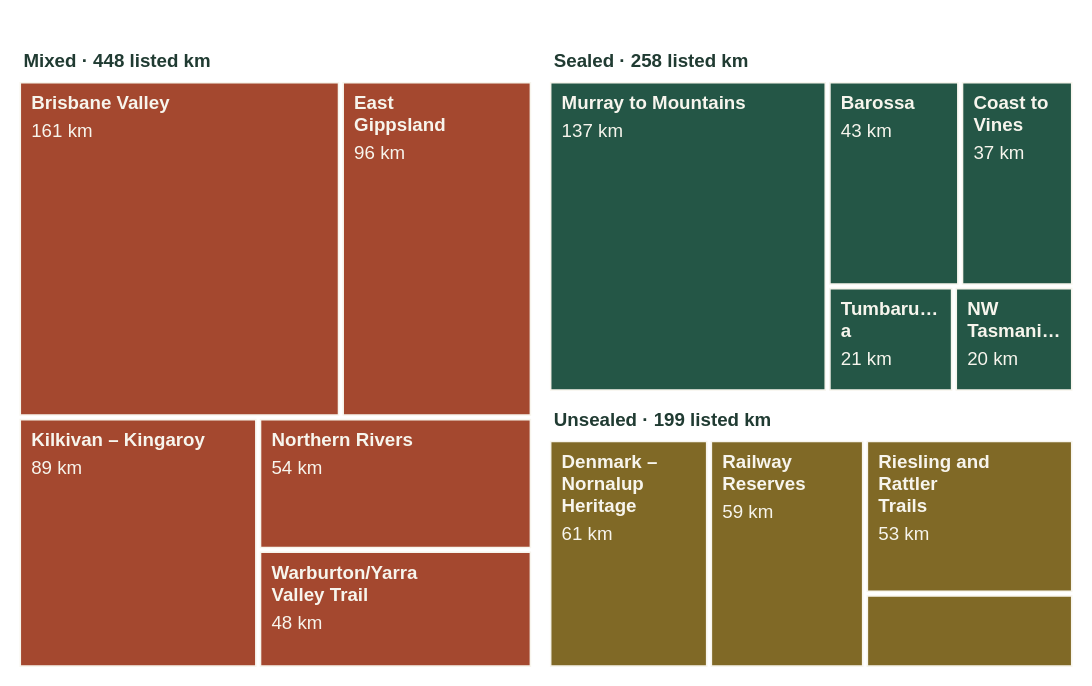

Vega-Lite specification stored for this chart:
### Vega specification from a JSON file in a GitHub repository (floating-point values rounded to 4 significant figures)
{"$schema": "https://vega.github.io/schema/vega/v5.json", "description": "Treemap of summed published listing lengths in the 14-trail selection; not unique network kilometres or a representative national total.", "width": 700, "height": 440, "padding": 3, "autosize": {"type": "fit", "contains": "padding", "resize": true}, "background": "transparent", "signals": [{"name": "highlight", "value": ""}], "data": [{"name": "tree", "values": [{"id": "root", "parent": null, "name": "Selection", "km": 0}, {"id": "Sealed", "parent": "root", "name": "Sealed", "km": 0, "listedKm": 258}, {"id": "Mixed", "parent": "root", "name": "Mixed", "km": 0, "listedKm": 448}, {"id": "Unsealed", "parent": "root", "name": "Unsealed", "km": 0, "listedKm": 199}, {"name": "Brisbane Valley Rail Trail", "state": "QLD", "km": 161, "surface": "Coarse gravel, Compacted earth, Fine gravel, Sealed", "lon": 152.7, "lat": -27.61, "url": "https://www.railtrails.org.au/trails/brisbane-valley-rail-trail/", "coordinate_note": "Source: embedded Rail Trails Australia trail map marker: Official start of the rail trail. Coordinates are a location pin; see source for formal trailhead and current route access.", "endpoints": "Wulkuraka to Yarraman", "status": "Trail Open", "accessed": "2026-10-15", "surface_group": "Mixed", "short_name": "Brisbane Valley", "id": "t0", "parent": "Mixed", "wide": ["Brisbane Valley"], "medium": ["Brisbane", "Valley"], "compact": ["Brisbane", "Valley"], "narrow": ["Brisba", "ne", "Valley"]}, {"name": "Coast to Vines Rail Trail", "state": "SA", "km": 37, "surface": "Sealed", "lon": 138.5, "lat": -35.05, "url": "https://www.railtrails.org.au/trails/coast-to-vines-rail-trail/", "coordinate_note": "Source: embedded Rail Trails Australia trail map marker: Start of Trail near Marino Rocks Railway Station. Coordinates are a location pin; see source for formal trailhead and current route access.", "endpoints": "Marino Rocks to Willunga", "status": "Trail Open", "accessed": "2026-10-15", "surface_group": "Sealed", "short_name": "Coast to Vines", "id": "t1", "parent": "Sealed", "wide": ["Coast to Vines"], "medium": ["Coast to", "Vines"], "compact": ["Coast to", "Vines"], "narrow": ["Coast", "to", "Vines"]}, {"name": "Denmark – Nornalup Heritage Rail Trail", "state": "WA", "km": 61, "surface": "Coarse gravel, Compacted earth, Fine gravel", "lon": 117.5, "lat": -34.96, "url": "https://www.railtrails.org.au/trails/denmark-to-nornalup-including-wilsons-inlet-rail-trail/", "coordinate_note": "Source: embedded Rail Trails Australia trail map marker: Start of trail at Hay River. Coordinates are a location pin; see source for formal trailhead and current route access.", "endpoints": "Hay River, Denmark to Station Rd, Nornalup", "status": "Trail Partially open", "accessed": "2026-10-15", "surface_group": "Unsealed", "short_name": "Denmark – Nornalup Heritage", "id": "t2", "parent": "Unsealed", "wide": ["Denmark – Nornalup", "Heritage"], "medium": ["Denmark –", "Nornalup", "Heritage"], "compact": ["Denmark –", "Nornalup", "Heritage"], "narrow": ["Denmar", "k –", "Nornal", "up", "Herita", "ge"]}, {"name": "East Gippsland Rail Trail", "state": "VIC", "km": 96, "surface": "Asphalt, Concrete, Fine gravel", "lon": 147.6, "lat": -37.82, "url": "https://www.railtrails.org.au/trails/east-gippsland-rail-trail/", "coordinate_note": "Source: embedded Rail Trails Australia trail map marker: The rail trail starts on the southern side of the Princes Hwy on McEacharn St. You can reach it from the Howitt Park playground car park via a path under the highway bridge.. Coordinates are a location pin; see source for formal trailhead and current route access.", "endpoints": "Bairnsdale to Orbost", "status": "Trail Open", "accessed": "2026-10-15", "surface_group": "Mixed", "short_name": "East Gippsland", "id": "t3", "parent": "Mixed", "wide": ["East Gippsland"], "medium": ["East", "Gippsland"], "compact": ["East", "Gippsland"], "narrow": ["East", "Gippsl", "and"]}, {"name": "Kilkivan – Kingaroy Rail Trail", "state": "QLD", "km": 89, "surface": "Coarse gravel, Fine gravel, Sealed", "lon": 152.2, "lat": -26.08, "url": "https://www.railtrails.org.au/trails/kilkivan-kingaroy-rail-trail/", "coordinate_note": "Source: embedded Rail Trails Australia trail map marker: Station Site. Coordinates are a location pin; see source for formal trailhead and current route access.", "endpoints": "Kilkivan to Kingaroy", "status": "Trail Open", "accessed": "2026-10-15", "surface_group": "Mixed", "short_name": "Kilkivan – Kingaroy", "id": "t4", "parent": "Mixed", "wide": ["Kilkivan – Kingaroy"], "medium": ["Kilkivan –", "Kingaroy"], "compact": ["Kilkivan", "–", "Kingaroy"], "narrow": ["Kilkiv", "an –", "Kingar", "oy"]}, {"name": "Warburton Rail Trail/Yarra Valley Trail", "state": "VIC", "km": 48, "surface": "Asphalt, Fine gravel", "lon": 145.4, "lat": -37.76, "url": "https://www.railtrails.org.au/trails/lilydale-to-warburton-yarra-valley-rail-trail/", "coordinate_note": "Source: embedded Rail Trails Australia trail map marker: Bike repair and e-bike charging stations. Coordinates are a location pin; see source for formal trailhead and current route access.", "endpoints": "Lilydale to Warburton and Yering", "status": "Trail Open", "accessed": "2026-10-15", "surface_group": "Mixed", "short_name": "Warburton/Yarra Valley Trail", "id": "t5", "parent": "Mixed", "wide": ["Warburton/Yarra", "Valley Trail"], "medium": ["Warburton/Yar", "ra Valley", "Trail"], "compact": ["Warburton", "/Yarra", "Valley", "Trail"], "narrow": ["Warbur", "ton/Ya", "rra", "Valley", "Trail"]}, {"name": "Murray to Mountains Rail Trail", "state": "VIC", "km": 137, "surface": "Asphalt", "lon": 146.3, "lat": -36.35, "url": "https://www.railtrails.org.au/trails/murray-to-mountains-rail-trail/", "coordinate_note": "Source: embedded Rail Trails Australia trail map marker: Parking. Coordinates are a location pin; see source for formal trailhead and current route access.", "endpoints": "Wangaratta to Bright, Yackandandah and Oxley; Rutherglen to Wahgunyah", "status": "Trail Open", "accessed": "2026-10-15", "surface_group": "Sealed", "short_name": "Murray to Mountains", "id": "t6", "parent": "Sealed", "wide": ["Murray to Mountains"], "medium": ["Murray to", "Mountains"], "compact": ["Murray to", "Mountains"], "narrow": ["Murray", "to", "Mounta", "ins"]}, {"name": "North-East Tasmania Rail Trail", "state": "TAS", "km": 26, "surface": "Compacted earth", "lon": 147.5, "lat": -41.16, "url": "https://www.railtrails.org.au/trails/north-east-tasmania-rail-trail/", "coordinate_note": "Source: embedded Rail Trails Australia trail map marker: Scottsdale Station site. Coordinates are a location pin; see source for formal trailhead and current route access.", "endpoints": "Scottsdale to Tulendeena (Billycock Hill)", "status": "Trail Open", "accessed": "2026-10-15", "surface_group": "Unsealed", "short_name": "North-East Tasmania", "id": "t7", "parent": "Unsealed", "wide": ["North- East Tasmania"], "medium": ["North- East", "Tasmania"], "compact": ["North-", "East", "Tasmania"], "narrow": ["North-", "East", "Tasman", "ia"]}, {"name": "North-West Tasmanian Coastal Pathway", "state": "TAS", "km": 20, "surface": "Asphalt, Bitumen, Concrete, Sealed", "lon": 145.7, "lat": -40.99, "url": "https://www.railtrails.org.au/trails/north-west-coastal-cycleway/", "coordinate_note": "Source: embedded Rail Trails Australia trail map marker: Wynyard railway station site. Coordinates are a location pin; see source for formal trailhead and current route access.", "endpoints": "Devonport to Wynyard", "status": "Trail Partially open", "accessed": "2026-10-15", "surface_group": "Sealed", "short_name": "NW Tasmanian Coastal Pathway", "id": "t8", "parent": "Sealed", "wide": ["NW Tasmanian Coastal", "Pathway"], "medium": ["NW Tasmanian", "Coastal", "Pathway"], "compact": ["NW", "Tasmanian", "Coastal", "Pathway"], "narrow": ["NW", "Tasman", "ian", "Coasta", "l", "Pathwa", "y"]}, {"name": "Northern Rivers Rail Trail", "state": "NSW", "km": 54, "surface": "Asphalt, Concrete, Fine gravel", "lon": 153.4, "lat": -28.33, "url": "https://www.railtrails.org.au/trails/northern-rivers-rail-trail/", "coordinate_note": "Source: embedded Rail Trails Australia trail map marker: Murwillumbah Station Site. Coordinates are a location pin; see source for formal trailhead and current route access.", "endpoints": "Murwillumbah to Crabbes Creek and Lismore to Casino", "status": "Trail Open", "accessed": "2026-10-15", "surface_group": "Mixed", "short_name": "Northern Rivers", "id": "t9", "parent": "Mixed", "wide": ["Northern Rivers"], "medium": ["Northern", "Rivers"], "compact": ["Northern", "Rivers"], "narrow": ["Northe", "rn", "Rivers"]}, {"name": "Railway Reserves Heritage Trail", "state": "WA", "km": 59, "surface": "Coarse gravel, Compacted earth, Fine gravel", "lon": 116.1, "lat": -31.89, "url": "https://www.railtrails.org.au/trails/railway-reserves-heritage-trail/", "coordinate_note": "Source: first vertex of an existing trail segment in the embedded Rail Trails Australia map. Representative route location, not a verified formal trailhead.", "endpoints": "Bellevue to Wooroloo", "status": "Trail Open", "accessed": "2026-10-15", "surface_group": "Unsealed", "short_name": "Railway Reserves", "id": "t10", "parent": "Unsealed", "wide": ["Railway Reserves"], "medium": ["Railway", "Reserves"], "compact": ["Railway", "Reserves"], "narrow": ["Railwa", "y", "Reserv", "es"]}, {"name": "Barossa Rail Trail", "state": "SA", "km": 43, "surface": "Sealed", "lon": 139.0, "lat": -34.5, "url": "https://www.railtrails.org.au/trails/the-barossa-trail/", "coordinate_note": "Source: embedded Rail Trails Australia trail map marker: Angaston trailhead. Coordinates are a location pin; see source for formal trailhead and current route access.", "endpoints": "Gawler  to Angaston", "status": "Trail Open", "accessed": "2026-10-15", "surface_group": "Sealed", "short_name": "Barossa", "id": "t11", "parent": "Sealed", "wide": ["Barossa"], "medium": ["Barossa"], "compact": ["Barossa"], "narrow": ["Baross", "a"]}, {"name": "Riesling and Rattler Trails", "state": "SA", "km": 53, "surface": "Fine gravel", "lon": 138.8, "lat": -34.15, "url": "https://www.railtrails.org.au/trails/the-riesling-and-rattler-trail/", "coordinate_note": "Source: embedded Rail Trails Australia trail map marker: Trail Start/Finish. Coordinates are a location pin; see source for formal trailhead and current route access.", "endpoints": "Riverton to White Hut", "status": "Trail Open", "accessed": "2026-10-15", "surface_group": "Unsealed", "short_name": "Riesling and Rattler Trails", "id": "t12", "parent": "Unsealed", "wide": ["Riesling and Rattler", "Trails"], "medium": ["Riesling and", "Rattler", "Trails"], "compact": ["Riesling", "and", "Rattler", "Trails"], "narrow": ["Riesli", "ng and", "Rattle", "r", "Trails"]}, {"name": "Riverina Highlands (Tumbarumba) Rail Trail", "state": "NSW", "km": 21, "surface": "Sealed", "lon": 147.9, "lat": -35.67, "url": "https://www.railtrails.org.au/trails/tumbarumba-to-rosewood-riverina-highlands-rail-trail/", "coordinate_note": "Source: embedded Rail Trails Australia trail map marker: Rosewood railway station Site. Coordinates are a location pin; see source for formal trailhead and current route access.", "endpoints": "Rosewood   to Tumbarumba", "status": "Trail Open", "accessed": "2026-10-15", "surface_group": "Sealed", "short_name": "Tumbarumba", "id": "t13", "parent": "Sealed", "wide": ["Tumbarumba"], "medium": ["Tumbarumba"], "compact": ["Tumbarumb", "a"], "narrow": ["Tumbar", "umba"]}], "transform": [{"type": "stratify", "key": "id", "parentKey": "parent"}, {"type": "treemap", "field": "km", "sort": {"field": "value", "order": "descending"}, "method": "squarify", "ratio": 1.3, "round": true, "paddingInner": 3, "paddingOuter": 5, "paddingTop": 25, "size": [{"signal": "width"}, {"signal": "height"}]}]}, {"name": "leaves", "source": "tree", "transform": [{"type": "filter", "expr": "datum.depth===2"}]}, {"name": "groups", "source": "tree", "transform": [{"type": "filter", "expr": "datum.depth===1"}]}], "scales": [{"name": "surface", "type": "ordinal", "domain": ["Sealed", "Mixed", "Unsealed"], "range": ["#245646", "#a4482f", "#806926"]}], "marks": [{"type": "rect", "from": {"data": "leaves"}, "encode": {"update": {"x": {"field": "x0"}, "x2": {"field": "x1"}, "y": {"field": "y0"}, "y2": {"field": "y1"}, "fill": {"scale": "surface", "field": "surface_group"}, "stroke": {"value": "#f7f5ed"}, "fillOpacity": {"signal": "highlight==='' || datum.short_name===highlight ? 1 : .25"}, "tooltip": {"signal": "{'Trail':datum.name,'Listed length (km)':datum.km,'Surface':datum.surface_group,'State':datum.state,'Status':datum.status}"}}}}, {"type": "text", "interactive": false, "from": {"data": "groups"}, "encode": {"update": {"x": {"signal": "datum.x0+7"}, "y": {"signal": "datum.y0+15"}, "text": {"signal": "datum.name+' · '+format(datum.listedKm,',')+' listed km'"}, "fill": {"value": "#203b32"}, "fontSize": {"value": 12}, "fontWeight": {"value": 600}, "limit": {"signal": "datum.x1-datum.x0-12"}}}}, {"type": "text", "interactive": false, "from": {"data": "leaves"}, "encode": {"update": {"x": {"signal": "datum.x0+7"}, "y": {"signal": "datum.y0+8"}, "text": {"signal": "slice((datum.x1-datum.x0>145 ? datum.wide : datum.x1-datum.x0>95 ? datum.medium : datum.x1-datum.x0>65 ? datum.compact : datum.narrow),0,max(0,floor((datum.y1-datum.y0-30)/14)))"}, "fill": {"value": "#f7f5ed"}, "fontSize": {"value": 12}, "fontWeight": {"value": 600}, "limit": {"signal": "max(0,datum.x1-datum.x0-14)"}, "opacity": {"signal": "datum.x1-datum.x0>48 && datum.y1-datum.y0>45 ? 1 : 0"}, "lineHeight": {"value": 14}, "baseline": {"value": "top"}}}}, {"type": "text", "interactive": false, "from": {"data": "leaves"}, "encode": {"update": {"x": {"signal": "datum.x0+7"}, "y": {"signal": "datum.y0+12+length(slice((datum.x1-datum.x0>145 ? datum.wide : datum.x1-datum.x0>95 ? datum.medium : datum.x1-datum.x0>65 ? datum.compact : datum.narrow),0,max(0,floor((datum.y1-datum.y0-30)/14))))*14"}, "text": {"signal": "datum.km+' km'"}, "fill": {"value": "#f7f5ed"}, "fontSize": {"value": 12}, "limit": {"signal": "max(0,datum.x1-datum.x0-14)"}, "opacity": {"signal": "datum.x1-datum.x0>48 && datum.y1-datum.y0>45 ? 1 : 0"}, "baseline": {"value": "top"}}}}]}
